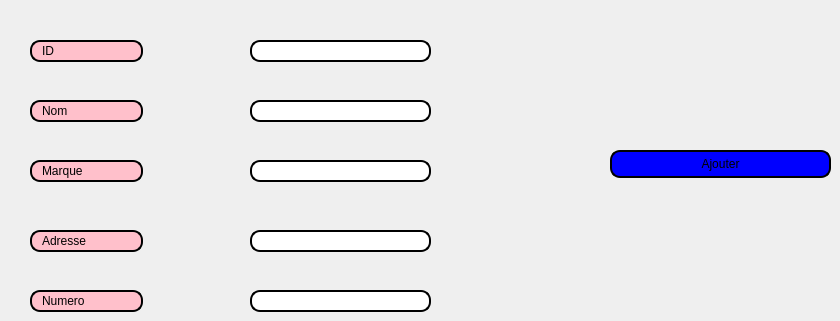
      <widget class="QWidget" name="tab_4">
       <attribute name="title">
        <string>Ajouter Fournisseur</string>
       </attribute>
       <widget class="QLineEdit" name="lineEdit">
        <property name="geometry">
         <rect>
          <x>30</x>
          <y>40</y>
          <width>113</width>
          <height>22</height>
         </rect>
        </property>
        <property name="styleSheet">
         <string notr="true">border: 2px solid black;
border-radius: 10px;
padding: 0 8px;
background: pink;
selection-background-color: gray;</string>
        </property>
        <property name="text">
         <string>ID</string>
        </property>
        <property name="readOnly">
         <bool>true</bool>
        </property>
       </widget>
       <widget class="QLineEdit" name="lineEdit_2">
        <property name="geometry">
         <rect>
          <x>30</x>
          <y>100</y>
          <width>113</width>
          <height>22</height>
         </rect>
        </property>
        <property name="styleSheet">
         <string notr="true">border: 2px solid black;
border-radius: 10px;
padding: 0 8px;
background: pink;
selection-background-color: gray;</string>
        </property>
        <property name="text">
         <string>Nom</string>
        </property>
        <property name="readOnly">
         <bool>true</bool>
        </property>
       </widget>
       <widget class="QLineEdit" name="lineEdit_3">
        <property name="geometry">
         <rect>
          <x>30</x>
          <y>160</y>
          <width>113</width>
          <height>22</height>
         </rect>
        </property>
        <property name="styleSheet">
         <string notr="true">border: 2px solid black;
border-radius: 10px;
padding: 0 8px;
background: pink;
selection-background-color: gray;</string>
        </property>
        <property name="text">
         <string>Marque</string>
        </property>
        <property name="readOnly">
         <bool>true</bool>
        </property>
       </widget>
       <widget class="QLineEdit" name="lineEdit_4">
        <property name="geometry">
         <rect>
          <x>30</x>
          <y>230</y>
          <width>113</width>
          <height>22</height>
         </rect>
        </property>
        <property name="styleSheet">
         <string notr="true">border: 2px solid black;
border-radius: 10px;
padding: 0 8px;
background: pink;
selection-background-color: gray;</string>
        </property>
        <property name="text">
         <string>Adresse</string>
        </property>
        <property name="readOnly">
         <bool>true</bool>
        </property>
       </widget>
       <widget class="QLineEdit" name="lineEdit_5">
        <property name="geometry">
         <rect>
          <x>30</x>
          <y>290</y>
          <width>113</width>
          <height>22</height>
         </rect>
        </property>
        <property name="styleSheet">
         <string notr="true">border: 2px solid black;
border-radius: 10px;
padding: 0 8px;
background: pink;
selection-background-color: gray;</string>
        </property>
        <property name="text">
         <string>Numero</string>
        </property>
        <property name="readOnly">
         <bool>true</bool>
        </property>
       </widget>
       <widget class="QLineEdit" name="lineEdit_idf">
        <property name="geometry">
         <rect>
          <x>250</x>
          <y>40</y>
          <width>181</width>
          <height>22</height>
         </rect>
        </property>
        <property name="styleSheet">
         <string notr="true">border: 2px solid black;
border-radius: 10px;
padding: 0 8px;
background: white;
selection-background-color: gray;</string>
        </property>
       </widget>
       <widget class="QLineEdit" name="lineEdit_nomf">
        <property name="geometry">
         <rect>
          <x>250</x>
          <y>100</y>
          <width>181</width>
          <height>22</height>
         </rect>
        </property>
        <property name="styleSheet">
         <string notr="true">border: 2px solid black;
border-radius: 10px;
padding: 0 8px;
background: white;
selection-background-color: gray;</string>
        </property>
       </widget>
       <widget class="QLineEdit" name="lineEdit_marquef">
        <property name="geometry">
         <rect>
          <x>250</x>
          <y>160</y>
          <width>181</width>
          <height>22</height>
         </rect>
        </property>
        <property name="styleSheet">
         <string notr="true">border: 2px solid black;
border-radius: 10px;
padding: 0 8px;
background: white;
selection-background-color: gray;</string>
        </property>
       </widget>
       <widget class="QLineEdit" name="lineEdit_adressef">
        <property name="geometry">
         <rect>
          <x>250</x>
          <y>230</y>
          <width>181</width>
          <height>22</height>
         </rect>
        </property>
        <property name="styleSheet">
         <string notr="true">border: 2px solid black;
border-radius: 10px;
padding: 0 8px;
background: white;
selection-background-color: gray;</string>
        </property>
       </widget>
       <widget class="QLineEdit" name="lineEdit_numerof">
        <property name="geometry">
         <rect>
          <x>250</x>
          <y>290</y>
          <width>181</width>
          <height>22</height>
         </rect>
        </property>
        <property name="styleSheet">
         <string notr="true">border: 2px solid black;
border-radius: 10px;
padding: 0 8px;
background: white;
selection-background-color: gray;</string>
        </property>
       </widget>
       <widget class="QPushButton" name="ajout_fournisseur">
        <property name="geometry">
         <rect>
          <x>610</x>
          <y>150</y>
          <width>221</width>
          <height>28</height>
         </rect>
        </property>
        <property name="styleSheet">
         <string notr="true">border: 2px solid black;
border-radius: 10px;
padding: 0 8px;
background: blue;
selection-background-color: gray;</string>
        </property>
        <property name="text">
         <string>Ajouter</string>
        </property>
       </widget>
      </widget>
